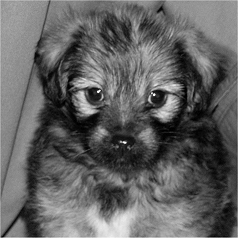
#> input picture images/dog.jpg, 238 x 238 px, found by its file name
$ python solution07_experiment.py
#> lines starting #> are read from the running program, lines starting #| are printed output that depends on the picture
#!/usr/bin/env python3
# -*- coding: utf-8 -*-
"""
Solution Python Excercise Lab 7

Phase Correlation

@author: Patrik Müller
@date:   11.09.2019
"""

import matplotlib.pyplot as plt
import numpy as np
from matplotlib import cm
from mpl_toolkits.mplot3d import Axes3D
from numpy.fft import fft2, ifft2

# Parameter
on = 0.0  # Standard deviation of white noise
d = 100
# Load image
f = plt.imread("../../images/dog.jpg")
#> f is the input picture: shape (238, 238); min 0, max 253, mean 98.1

# Tranform image to grayscale and float
if f.ndim > 2:
    f = np.mean(f, axis=2)
f = np.array(f, dtype=float)
(M, N) = f.shape
#> M = 238; N = 238
fs = np.zeros_like(f)
mc = np.round(M/2).astype(np.uint16)
#> mc = 119
nc = np.round(N/2).astype(np.uint16)
#> nc = 119
fs[mc-d:mc+d,nc-d:nc+d]=f[mc-d:mc+d,nc-d:nc+d]
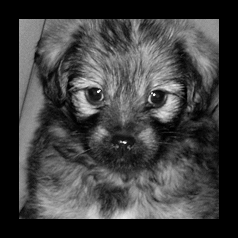
#> fs: shape (238, 238) float64; min 0, max 253, mean 62.4
# %% Shift image 2
dr = np.random.randint(50, 51)
dc = np.random.randint(50, 51)
print(f'shift: ({M-dr}, {N-dc})')
#| shift: (188, 188)
ga = np.roll(f, [dr, dc], axis=(0, 1))
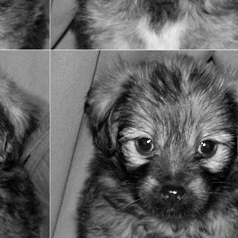
#> ga: shape (238, 238) float64; min 0, max 253, mean 98.1

# add white noise (to demonstrate robustness of method)
gb = ga + np.std(f) * np.sqrt(on)*np.random.randn(M, N)

# %% Phase correlation
# Tranform both images
Ga = fft2(fs)
Gb = fft2(gb)

R = Ga * np.conj(Gb)#/ np.abs(Ga * np.conj(Gb))

# transform back
r = np.real(ifft2(R))
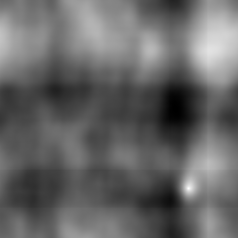
#> r: shape (238, 238) float64; min 311348065, max 398413476, mean 346445554.7; drawn with min black and max white

# Find peak
idx = np.unravel_index(np.argmax(r), r.shape)
#> idx = (188, 188)

# Shift back image
gc = np.roll(ga, idx, axis=(0, 1))
print(f'det. shift: ({idx[0]}, {idx[1]})')
#| det. shift: (188, 188)
# %% Display results
fig, ax = plt.subplots(
    2, 2, num=1, clear=True, constrained_layout=True, figsize=(10, 15)
)
ax[0][0].imshow(fs)
ax[0][0].title.set_text("OriginalPatch")
ax[0][1].imshow(gb)
ax[0][1].title.set_text("Shifted & Noisy")
ax[1][0].imshow(gc)
ax[1][0].title.set_text("Shifted back")
# r2 = np.exp(r-r.min())
# r2 = r2/r2.max()
ax[1][1].imshow(r, vmin=np.amin(r), vmax=np.amax(r))
ax[1][1].title.set_text("Crosscorrelation")
for a in ax.flatten():
    a.axis("off")

Y = np.arange(0, M)
#> Y = 238 values from 0 to 237
X = np.arange(0, N)
#> X = 238 values from 0 to 237
X, Y = np.meshgrid(X, Y)
fig2 = plt.figure(figsize=(15, 15))
#> (the run stopped early here; a loop or call above may not have finished)
